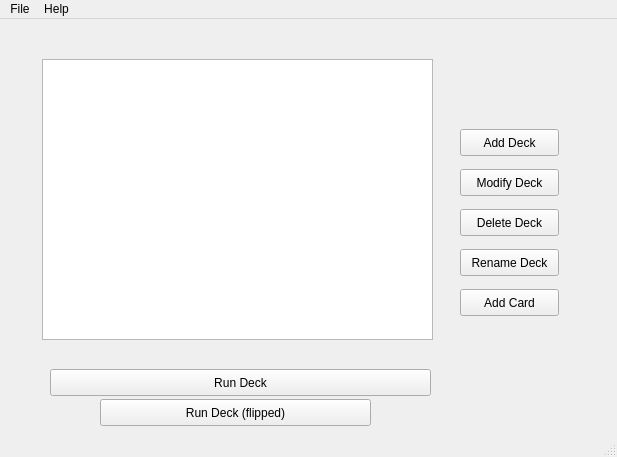
<?xml version="1.0" encoding="UTF-8"?>
<ui version="4.0">
 <class>MainWindow</class>
 <widget class="QMainWindow" name="MainWindow">
  <property name="geometry">
   <rect>
    <x>0</x>
    <y>0</y>
    <width>617</width>
    <height>457</height>
   </rect>
  </property>
  <property name="windowTitle">
   <string>Wyatt's Simple Flashcard App</string>
  </property>
  <widget class="QWidget" name="centralWidget">
   <widget class="QListWidget" name="deckListWidget">
    <property name="geometry">
     <rect>
      <x>42</x>
      <y>40</y>
      <width>391</width>
      <height>281</height>
     </rect>
    </property>
    <property name="focusPolicy">
     <enum>Qt::WheelFocus</enum>
    </property>
    <property name="sortingEnabled">
     <bool>true</bool>
    </property>
   </widget>
   <widget class="QPushButton" name="addDeckButton">
    <property name="geometry">
     <rect>
      <x>460</x>
      <y>110</y>
      <width>99</width>
      <height>27</height>
     </rect>
    </property>
    <property name="text">
     <string>Add Deck</string>
    </property>
   </widget>
   <widget class="QPushButton" name="modifyDeckButton">
    <property name="geometry">
     <rect>
      <x>460</x>
      <y>150</y>
      <width>99</width>
      <height>27</height>
     </rect>
    </property>
    <property name="text">
     <string>Modify Deck</string>
    </property>
   </widget>
   <widget class="QPushButton" name="deleteButton">
    <property name="geometry">
     <rect>
      <x>460</x>
      <y>190</y>
      <width>99</width>
      <height>27</height>
     </rect>
    </property>
    <property name="text">
     <string>Delete Deck</string>
    </property>
   </widget>
   <widget class="QPushButton" name="runDeckButton">
    <property name="geometry">
     <rect>
      <x>50</x>
      <y>350</y>
      <width>381</width>
      <height>27</height>
     </rect>
    </property>
    <property name="toolTip">
     <string>Opens a flashcard slideshow that allows you to test yourself.</string>
    </property>
    <property name="text">
     <string>Run Deck</string>
    </property>
   </widget>
   <widget class="QPushButton" name="addCardDeckButton">
    <property name="geometry">
     <rect>
      <x>460</x>
      <y>270</y>
      <width>99</width>
      <height>27</height>
     </rect>
    </property>
    <property name="text">
     <string>Add Card</string>
    </property>
   </widget>
   <widget class="QPushButton" name="renameDeckButton">
    <property name="geometry">
     <rect>
      <x>460</x>
      <y>230</y>
      <width>99</width>
      <height>27</height>
     </rect>
    </property>
    <property name="text">
     <string>Rename Deck</string>
    </property>
   </widget>
   <widget class="QPushButton" name="runFlippedDeckButton">
    <property name="geometry">
     <rect>
      <x>100</x>
      <y>380</y>
      <width>271</width>
      <height>27</height>
     </rect>
    </property>
    <property name="toolTip">
     <string>All flashcards will be flipped</string>
    </property>
    <property name="text">
     <string>Run Deck (flipped)</string>
    </property>
   </widget>
  </widget>
  <widget class="QMenuBar" name="menuBar">
   <property name="geometry">
    <rect>
     <x>0</x>
     <y>0</y>
     <width>617</width>
     <height>25</height>
    </rect>
   </property>
   <widget class="QMenu" name="menuFile">
    <property name="title">
     <string>File</string>
    </property>
    <addaction name="actionSave"/>
    <addaction name="actionQuit"/>
   </widget>
   <widget class="QMenu" name="menuHelp">
    <property name="title">
     <string>Help</string>
    </property>
    <addaction name="actionHow_to_Use"/>
    <addaction name="separator"/>
    <addaction name="actionAbout"/>
   </widget>
   <addaction name="menuFile"/>
   <addaction name="menuHelp"/>
  </widget>
  <widget class="QStatusBar" name="statusBar"/>
  <action name="actionHow_to_Use">
   <property name="text">
    <string>How to Use</string>
   </property>
  </action>
  <action name="actionAbout">
   <property name="text">
    <string>About</string>
   </property>
  </action>
  <action name="actionQuit">
   <property name="text">
    <string>Quit</string>
   </property>
  </action>
  <action name="actionSave">
   <property name="text">
    <string>Save</string>
   </property>
  </action>
 </widget>
 <layoutdefault spacing="6" margin="11"/>
 <resources/>
 <connections/>
</ui>
